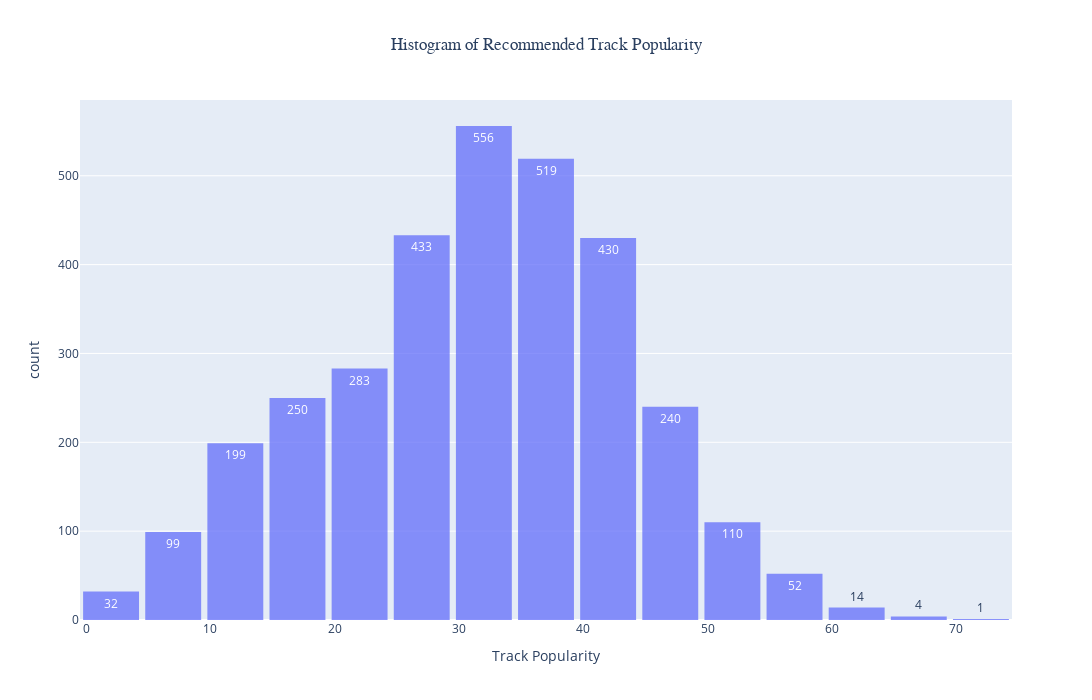

Write notebook code for a chart like this one.
### Markdown cell above
## Using Less-Popular Artists to find other Less-Popular Artists (Method 2)

### Code cell
# Here is a breakdown of the track-popularity for the top tracks from the less-popular artists dataframe.
# As you can tell, it was able to find a range of less-popular tracks which I hopefully have not heard before.

fig5 = px.histogram(art_top_10, x='track_popularity', title="Histogram of Recommended Track Popularity", nbins=15,
                    labels={"track_popularity": 'Track Popularity'}, opacity=0.75, text_auto=True,
                    width=1500, height=700)
fig5.update_layout(title_x = 0.5, title_font_family = "Arial", bargap=0.1)
fig5.show()

### Figure 1 — Plotly figure (JSON) as saved in the notebook; plotly's stock layout.template omitted (floating-point values rounded to 4 significant figures; data arrays with more than 128 entries replaced by an {"elided": "..."} marker saying what was removed)
{"data": [{"alignmentgroup": "True", "bingroup": "x", "hovertemplate": "Track Popularity=%{x}<br>count=%{y}<extra></extra>", "legendgroup": "", "marker": {"color": "#636efa", "opacity": 0.75, "pattern": {"shape": ""}}, "name": "", "nbinsx": 15, "offsetgroup": "", "orientation": "v", "showlegend": false, "texttemplate": "%{value}", "type": "histogram", "x": {"elided": "3222 int values"}, "xaxis": "x", "yaxis": "y"}], "layout": {"bargap": 0.1, "barmode": "relative", "height": 700, "legend": {"tracegroupgap": 0}, "title": {"font": {"family": "Arial"}, "text": "Histogram of Recommended Track Popularity", "x": 0.5}, "width": 1500, "xaxis": {"anchor": "y", "domain": [0, 1], "title": {"text": "Track Popularity"}}, "yaxis": {"anchor": "x", "domain": [0, 1], "title": {"text": "count"}}}}
